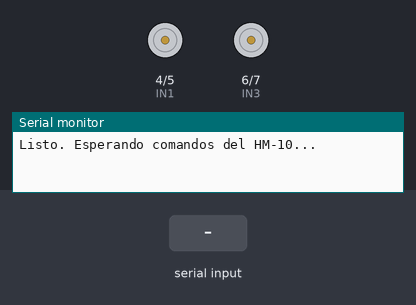
A sketch run on a simulated Arduino Uno, built with avr-gcc and run on an emulated ATmega328P. On the bench: motor-driver pin pairs drawn as motors (green arrow = first pin HIGH = forward, orange = second pin HIGH = backward, longer = more drive), the last lines printed to the serial monitor. Inputs (shaded band) come from the test bench.

Above: at 1.2 s.
1.3 s: "F" received over the second serial link
At 2.5 s:
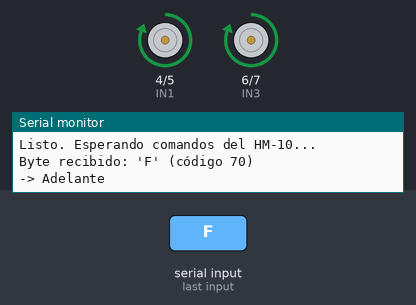
2.8 s: "B" received over the second serial link
At 3.6 s:
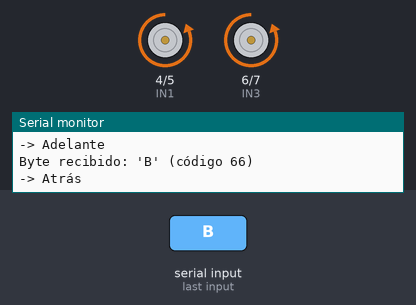
4.3 s: "L" received over the second serial link
At 4.7 s:
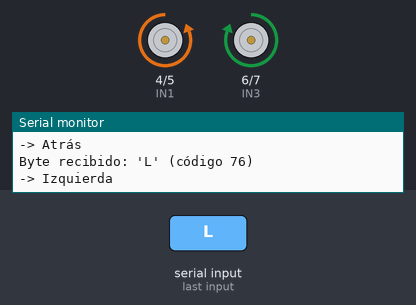
5.8 s: "R" received over the second serial link
At 7.1 s:
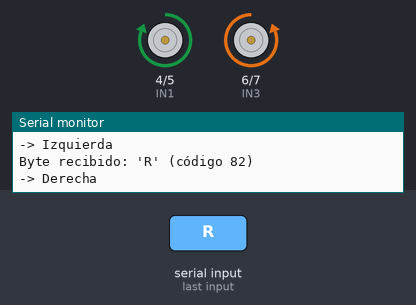
Timing chart, 0 to 8.3 s (numbered marks = the images above; inputs shaded):
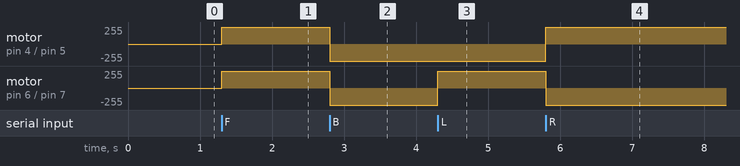

Measured:
- after the input at 1.3 s, motor on pin 4 (IN1) / pin 5 (IN2), motor on pin 6 (IN3) / pin 7 (IN4): stopped → forward 255/255 at once
- after the input at 2.8 s, motor on pin 4 (IN1) / pin 5 (IN2), motor on pin 6 (IN3) / pin 7 (IN4): forward 255/255 → backward 255/255 at once
- after the input at 4.3 s, motor on pin 6 (IN3) / pin 7 (IN4): backward 255/255 → forward 255/255 at once
- after the input at 5.8 s, motor on pin 4 (IN1) / pin 5 (IN2): backward 255/255 → forward 255/255 at once; motor on pin 6 (IN3) / pin 7 (IN4): forward 255/255 → backward 255/255 at once

The sketch:

control-hm10.ino
```cpp
/*
  control-hm10.ino
  ------------------------------------------------------------
  Recibe comandos del panel HTML (control-hm10.html) a través
  del módulo Bluetooth HM-10 y mueve dos motores reductores
  mediante un driver L298N.

  Comandos esperados (un solo carácter, coinciden con el HTML):
    'F' -> adelante   (ambos motores hacia adelante)
    'B' -> atrás      (ambos motores en reversa)
    'L' -> izquierda  (gira en el lugar: motor A en reversa, motor B adelante)
    'R' -> derecha    (gira en el lugar: motor A adelante, motor B en reversa)
    'S' -> stop       (ambos motores detenidos)

  Asume que el motor A (IN1/IN2) es la rueda IZQUIERDA y el motor B
  (IN3/IN4) es la rueda DERECHA. Si al probar "izquierda" el coche
  gira hacia la derecha (o viceversa), no hace falta tocar cables:
  solo intercambia el contenido de las funciones izquierda() y
  derecha() más abajo.

  ------------------------------------------------------------
  CONEXIONES

  HM-10  (comunicación serie, 9600 baudios por defecto)
    HM-10 TXD -> Arduino pin 2 (RX del SoftwareSerial)
    HM-10 RXD -> Arduino pin 3 (TX del SoftwareSerial)
      * El HM-10 trabaja a 3.3V lógicos. Si tu módulo NO tiene
        regulador/adaptador de nivel integrado, usa un divisor
        de voltaje en la línea RXD del HM-10 (la que recibe
        desde el Arduino) para no dañarlo. Muchas placas HM-10
        ya traen ese adaptador — revisa la tuya.
    HM-10 VCC -> 5V (o 3.3V según tu módulo)
    HM-10 GND -> GND

  Driver L298N -> Arduino
    IN1 -> pin 4   (motor A, terminal +)
    IN2 -> pin 5   (motor A, terminal -)
    IN3 -> pin 6   (motor B, terminal +)
    IN4 -> pin 7   (motor B, terminal -)
    ENA / ENB -> puente/jumper puesto (velocidad fija al 100%)
                 Si lo quitas, conecta ENA/ENB a pines PWM
                 (p. ej. 9 y 10) para controlar velocidad con
                 analogWrite() más adelante.

  Alimentación
    L298N GND       -> GND común con el Arduino (¡importante!)
    L298N +12V/VMOT -> batería/pila para los motores
                        (NO uses el 5V del Arduino para los motores)
    L298N +5V salida -> puede alimentar el Arduino si el driver
                        lo permite, o déjalo sin usar si alimentas
                        el Arduino por separado.

  Si un motor gira al revés de lo esperado, simplemente invierte
  el par de cables de ese motor en el L298N (no hace falta tocar
  el código).
  ------------------------------------------------------------
*/

#include <SoftwareSerial.h>

SoftwareSerial hm10(2, 3);   // RX, TX del Arduino

// Pines del L298N
const int IN1 = 4;
const int IN2 = 5;
const int IN3 = 6;
const int IN4 = 7;

void setup() {
  Serial.begin(9600);        // Monitor serie por USB, solo para depurar
  hm10.begin(9600);          // Baudios de fábrica del HM-10 (ajusta si el tuyo es distinto)

  pinMode(IN1, OUTPUT);
  pinMode(IN2, OUTPUT);
  pinMode(IN3, OUTPUT);
  pinMode(IN4, OUTPUT);

  detener();
  Serial.println(F("Listo. Esperando comandos del HM-10..."));
}

void loop() {
  if (hm10.available()) {
    char comando = hm10.read();

    // Diagnóstico: muestra CUALQUIER byte que llegue, aunque no sea F/B/S.
    // Si esto nunca aparece, el Arduino no está recibiendo nada del HM-10.
    // Si aparece con un código raro (no 70/66/83), es un problema de baud rate.
    Serial.print(F("Byte recibido: '"));
    Serial.print(comando);
    Serial.print(F("' (código "));
    Serial.print((int)comando);
    Serial.println(F(")"));

    switch (comando) {
      case 'F':
        adelante();
        Serial.println(F("-> Adelante"));
        break;
      case 'B':
        atras();
        Serial.println(F("-> Atrás"));
        break;
      case 'L':
        izquierda();
        Serial.println(F("-> Izquierda"));
        break;
      case 'R':
        derecha();
        Serial.println(F("-> Derecha"));
        break;
      case 'S':
        detener();
        Serial.println(F("-> Stop"));
        break;
      default:
        // Cualquier otro carácter (saltos de línea, comandos manuales, etc.) se ignora
        break;
    }
  }
}

void adelante() {
  digitalWrite(IN1, HIGH);
  digitalWrite(IN2, LOW);
  digitalWrite(IN3, HIGH);
  digitalWrite(IN4, LOW);
}

void atras() {
  digitalWrite(IN1, LOW);
  digitalWrite(IN2, HIGH);
  digitalWrite(IN3, LOW);
  digitalWrite(IN4, HIGH);
}

void izquierda() {
  // Gira en el lugar: rueda A (izquierda) en reversa, rueda B (derecha) adelante
  digitalWrite(IN1, LOW);
  digitalWrite(IN2, HIGH);
  digitalWrite(IN3, HIGH);
  digitalWrite(IN4, LOW);
}

void derecha() {
  // Gira en el lugar: rueda A (izquierda) adelante, rueda B (derecha) en reversa
  digitalWrite(IN1, HIGH);
  digitalWrite(IN2, LOW);
  digitalWrite(IN3, LOW);
  digitalWrite(IN4, HIGH);
}

void detener() {
  digitalWrite(IN1, LOW);
  digitalWrite(IN2, LOW);
  digitalWrite(IN3, LOW);
  digitalWrite(IN4, LOW);
}
```
